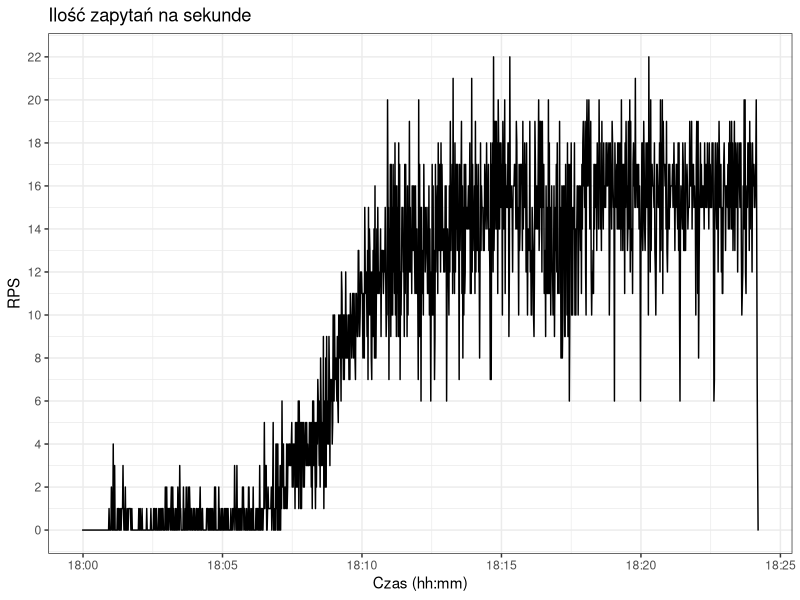

The R source for this figure:
library("ggplot2")
library("scales")

png(filename="rps.png", width=1280, height=1024)

dat = read.csv("rps.csv", sep=";")
dat$Time = as.POSIXct(dat$Time, format = "%Y-%m-%dT%H:%M:%S")

ggplot(data=dat, aes(Time)) +
geom_line(aes(y = Value)) +
theme_bw() +
scale_x_datetime(labels = date_format("%H:%M"), breaks = pretty_breaks(n=10)) +
scale_y_continuous(breaks=pretty_breaks(n=10)) +
labs(x = "Czas (hh:mm)", y = "RPS") +
ggtitle("Ilość zapytań na sekunde")


